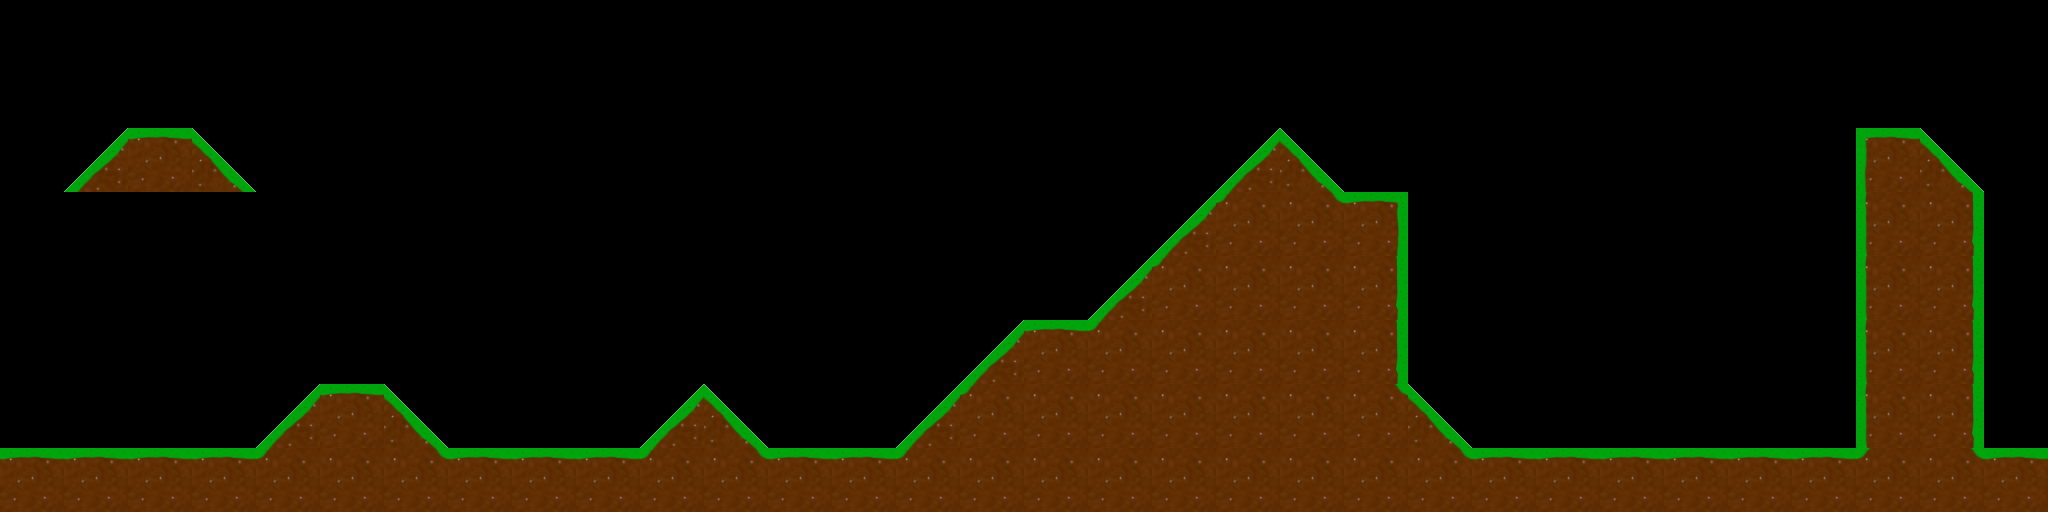

The image is a tile-based game level rendered from a .tmx file. Its description and complete source (layers, tilesets, objects, tile grids) follow:
An orthogonal 32x8 tile map with 64x64 px tiles, 1 tile layer (floor) and 6 objects (2x 0, 2x orc, player_spawn, uruk).

<map version="1.0" tiledversion="1.0.3" orientation="orthogonal" renderorder="left-up" width="32" height="8" tilewidth="64" tileheight="64" nextobjectid="11">
 <properties>
  <property name="background" value="background_proto.png" />
 </properties>
 <tileset firstgid="1" source="../tiles/tileset.tsx" />
 <layer name="floor" width="32" height="8">
  <data encoding="csv">
0,0,0,0,0,0,0,0,0,0,0,0,0,0,0,0,0,0,0,0,0,0,0,0,0,0,0,0,0,0,0,0,
0,0,0,0,0,0,0,0,0,0,0,0,0,0,0,0,0,0,0,0,0,0,0,0,0,0,0,0,0,0,0,0,
0,10,1,9,0,0,0,0,0,0,0,0,0,0,0,0,0,0,0,10,9,0,0,0,0,0,0,0,0,18,9,0,
0,0,0,0,0,0,0,0,0,0,0,0,0,0,0,0,0,0,10,11,12,17,0,0,0,0,0,0,0,20,19,0,
0,0,0,0,0,0,0,0,0,0,0,0,0,0,0,0,0,10,11,2,2,19,0,0,0,0,0,0,0,20,19,0,
0,0,0,0,0,0,0,0,0,0,0,0,0,0,0,10,1,11,2,2,2,19,0,0,0,0,0,0,0,20,19,0,
0,0,0,0,10,1,9,0,0,0,10,9,0,0,10,11,2,2,2,2,2,12,9,0,0,0,0,0,0,20,19,0,
1,1,1,1,11,2,12,1,1,1,11,12,1,1,11,2,2,2,2,2,2,2,12,1,1,1,1,1,1,11,12,1
</data>
 </layer>
 <objectgroup name="objects">
  <object id="1" name="player_spawn" type="player_spawn" x="64" y="384" width="64" height="64" />
  <object id="4" name="goblin" type="0" x="1600" y="384" width="64" height="64" />
  <object id="6" name="goblin" type="0" x="768" y="384" width="64" height="64" />
  <object id="7" name="orc" x="512" y="384" width="64" height="64" />
  <object id="8" name="orc" x="1024" y="256" width="64" height="64" />
  <object id="9" name="uruk" x="128" y="64" width="64" height="64" />
 </objectgroup>
</map>